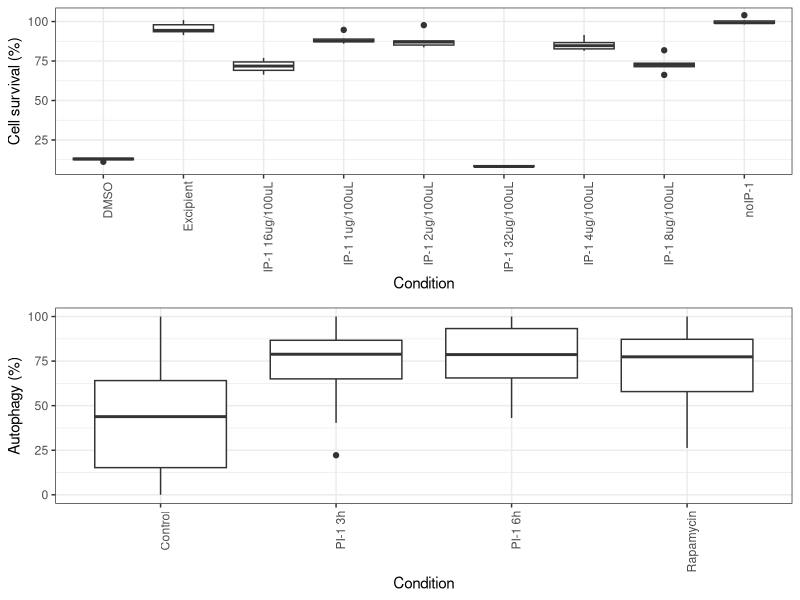

Recreate this plot in R.
library(grid)
library(lattice)
library(gridExtra)
library(ggplot2)

#Load tables
cytotoxicity=read.table('citotoxicidadIP1-Macrofagos4R_sinT0.csv', head=TRUE, sep=',')
autophagy=read.table('datos_cytoid_jacqueline_boxplot4R.csv', head=TRUE, sep=',')

#Generate plots
p1 <- ggplot(cytotoxicity, aes(x = cytotoxicity$Condition, y = cytotoxicity$Value)) + geom_boxplot() + theme_bw() + 
  scale_x_discrete(name = 'Condition') + scale_y_continuous(name = 'Cell survival (%)') + theme(axis.text.x=element_text(angle=90,hjust=1))

p2 <- ggplot(autophagy, aes(x = autophagy$Condition, y = autophagy$Value)) + geom_boxplot() + theme_bw() +
  scale_x_discrete(name = 'Condition') + scale_y_continuous(name = 'Autophagy (%)') + theme(axis.text.x=element_text(angle=90,hjust=1))


#Save composed image
pdf('fig13.pdf', width = 8, height = 12)
grid.arrange(p1,p2,ncol=1,nrow=2)
dev.off()

#Perform anova test
aov_cytotoxicity <- aov(lm(cytotoxicity$Value ~ cytotoxicity$Condition))
aov_autophagy <- aov(lm(autophagy$Value ~ autophagy$Condition))

#Calculate p values from aov in a Post-hoc analysis with Tukey test

tukey_cytotoxicity <- TukeyHSD(aov_cytotoxicity)
tukey_autophagy <- TukeyHSD(aov_autophagy)

print('P values for cytotoxicity:')
print(tukey_cytotoxicity)

print('P values for autophagy:')
print(tukey_autophagy)

#Save output to a txt file
capture.output(tukey_cytotoxicity, file='Cytotoxicity.txt')
capture.output(tukey_autophagy, file='Autophagy.txt')